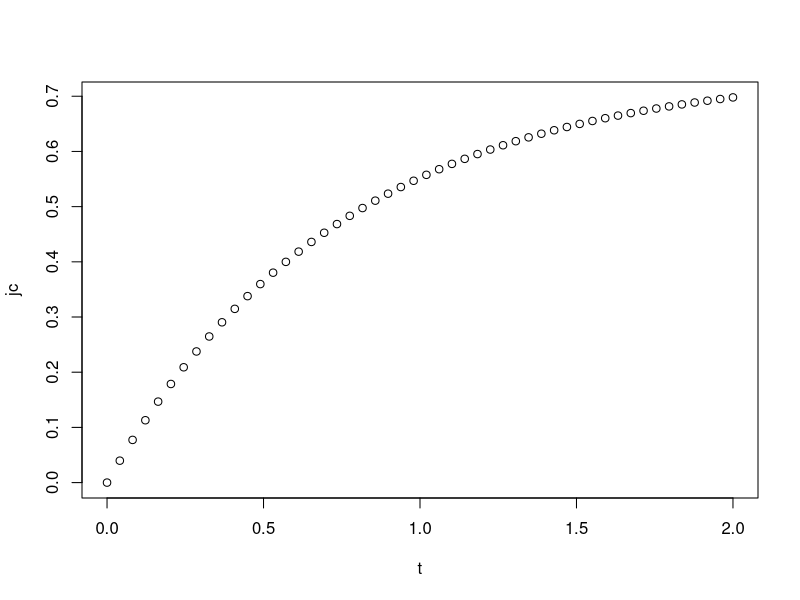

R code for this plot: (Note: this script raises an error after producing the figure.)
# expected number of substitutions
t <- seq(0, 2, length.out=50)

# Jukes-Cantor distance
jc <- 3/4*(1-exp(-4/3*t))

plot(t,jc)

# p-distance


write.csv(data.frame(time=t, dist=jc), 
          file='~/git/BioID/data/jukes.csv', 
          quote=F, row.names=F)

